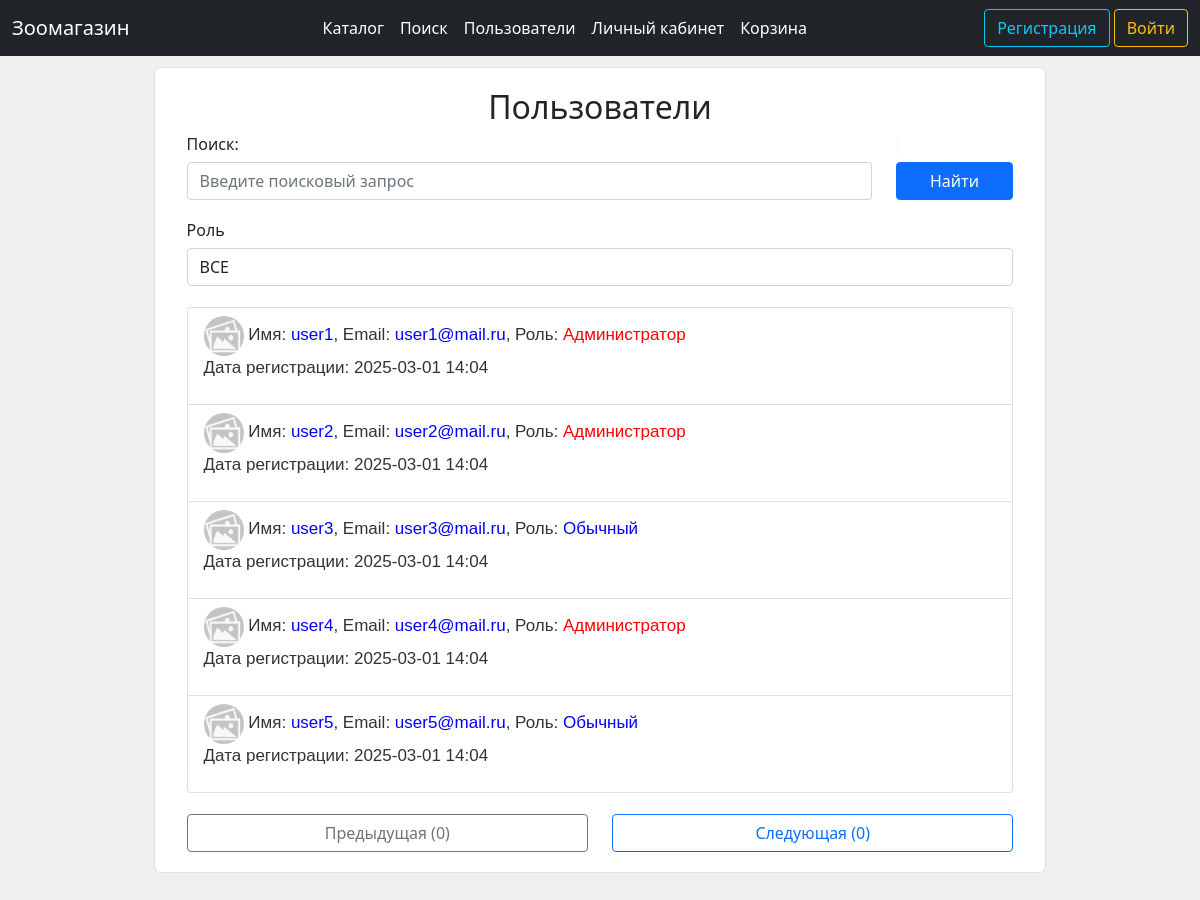
/search_users, run on an earlier commit of the app's database.
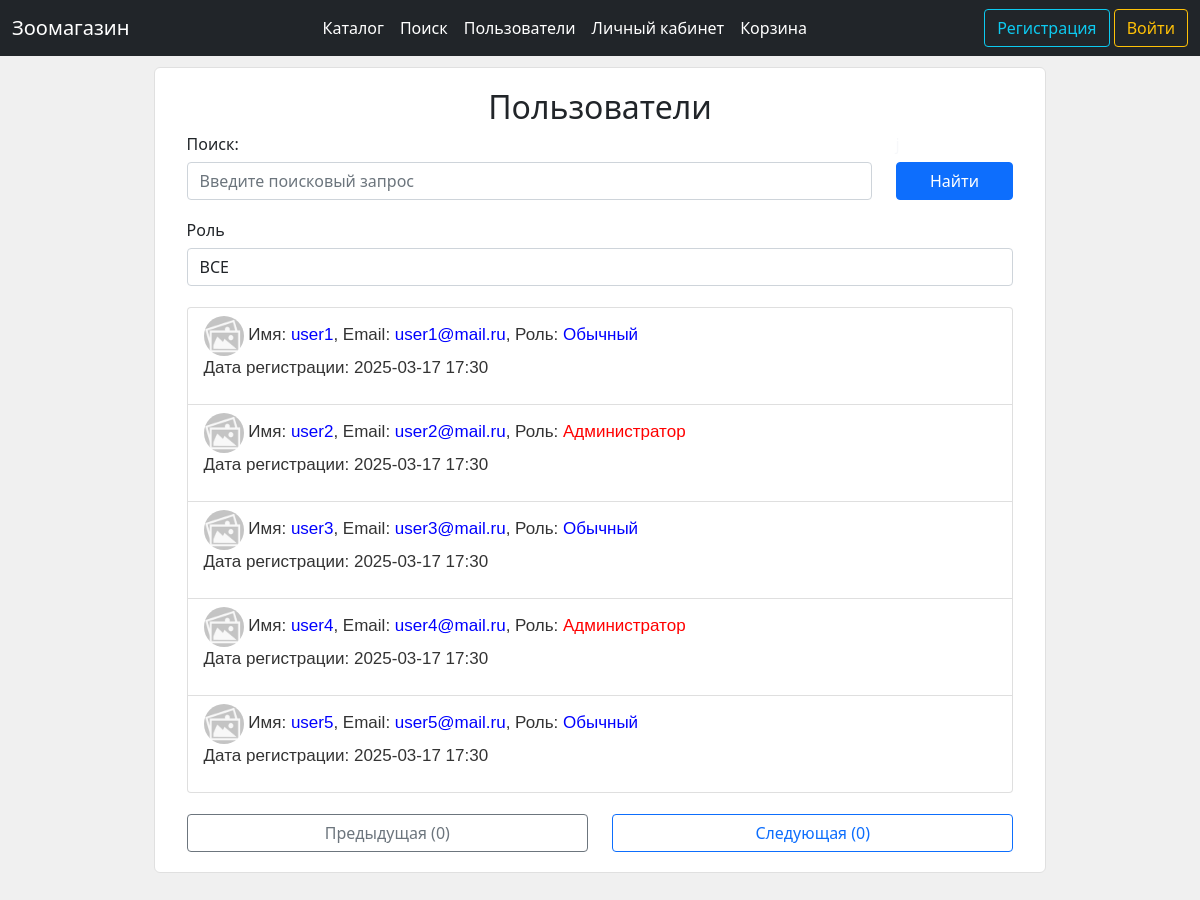
And on a later commit of the database.
### data/user.py (models this page shows, shortened)
class User(SqlAlchemyBase, UserMixin, SerializerMixin):
    __tablename__ = 'users'
    id = sqlalchemy.Column(
        sqlalchemy.Integer, autoincrement=True,
        primary_key=True, nullable=False)
    name = sqlalchemy.Column(sqlalchemy.String, nullable=False)
    email = sqlalchemy.Column(
        sqlalchemy.String, index=True, unique=True, nullable=True)
    hashed_password = sqlalchemy.Column(
        sqlalchemy.String, nullable=False)
    role_id = sqlalchemy.Column(
        sqlalchemy.Integer, sqlalchemy.ForeignKey('roles.id'), default=2)
    balance = sqlalchemy.Column(sqlalchemy.Integer, default=0)
    about = sqlalchemy.Column(
        sqlalchemy.String,
        default="Это описание профиля пользователя. Здесь можно указать интересы и другую информацию.")
    profile_img_path = sqlalchemy.Column(sqlalchemy.String, default='static/imgs/noimg.jpg')
    time = sqlalchemy.Column(sqlalchemy.DateTime, default=datetime.now)
    role = orm.relation('Role')

### main.py (the view)
@app.route("/search_users", methods=['GET', 'POST'])
def search_users():
    form = UserSearchForm()
    session = db_session.create_session()
    search_request = str(form.search.data).lower() if form.search.data else ''
    if form.role.data and int(form.role.data):
        users = session.query(User).filter(User.role_id == int(form.role.data))
    else:
        users = session.query(User).all()
    filtered_users = [
        user for user in users
        if search_request in user.email.lower() or search_request in user.name.lower()
    ]
    return render_template('user_search.html', form=form,
                           users=filtered_users)

### forms/usersearchform.py
class UserSearchForm(FlaskForm):
    search = StringField('Поиск:')
    role = SelectField('Роль', choices=choices)
    submit = SubmitField('Найти')

### data/db_session.py (called while the page is built)
def create_session() -> Session:
    global __factory
    return __factory()

### templates/user_search.html (shortened to what this page needs)
{% extends "base.html" %}
{% block content %}
<div style="margin: 10%;margin-top: 1%;padding: 20px;font-size: 14px;background-color: #fff;border: 1px solid #e0e0e0;border-radius: 6px 6px 6px 6px;">
    <h2 style="text-align: center;">Пользователи</h2>
    <form action="" method="post">
        <div class="container">
            <div class="row">
                <div class="col">
                    <h6>{{ form.search.label }}</h6>
                    {{ form.search(class="form-control", placeholder="Введите поисковый запрос") }}
                </div>
                <div class="col-2">
                    <h6 style="color:#F7F8FA">j</h6>
                    {{ form.submit(type="submit", class="btn btn-primary", style="width: 100%;") }}
                </div>
            </div><br>
            <div class="row">
                <div class="col">
                    <h6>{{ form.role.label }}</h6>
                    {{ form.role(class="form-control") }}<br>
                </div>
            </div>
            <div class="row">
                <div class="col">
                    <div class="list-group">
                        {% for user in users %}
                        <a href="/profile/{{ user.id }}" class="list-group-item list-group-item-action">
                            <div style="font-size: 17px;line-height: 24px;font-weight: 400;font-family: Helvetica,Arial,sans-serif;color: #333;word-break: break-word;">
                                <img src="/{{ user.profile_img_path }}" width="40" height="40" style="border-radius: 100px;" onerror="this.src='/static/imgs/noimg.jpg'; this.alt='noimg.jpg';">
                                {% if user.role_id == 1 %}
                                <span>Имя: <span style="color: blue">{{ user.name }}</span>, Email: <span style="color: blue">{{ user.email }}</span>, Роль: <span style="color: red">Администратор</span></span>
                                {% else %}
                                <span>Имя: <span style="color: blue">{{ user.name }}</span>, Email: <span style="color: blue">{{ user.email }}</span>, Роль: <span style="color: blue">Обычный</span></span>
                                {% endif %}
                                <p>Дата регистрации: {{ user.time.strftime("%Y-%m-%d %H:%M") }}</p>
                            </div>
                        </a>
                        {% endfor %}
                    </div>
                </div>
            </div><br>
            <div class="row">
                <div class="col">
                    <a class="btn btn-outline-secondary" href="/search_users" style="width:100%;">
                        Предыдущая (0)
                    </a>
                </div>
                <div class="col">
                    <a class="btn btn-outline-primary" href="/search_users" style="width:100%;">
                        Следующая (0)
                    </a>
                </div>
            </div>
        </div>
    </form>
</div>
{% endblock %}

### templates/base.html (shortened to what this page needs)
<!DOCTYPE html>
<html>
<head>
    <link href="https://cdn.jsdelivr.net/npm/bootstrap@5.0.0-beta1/dist/css/bootstrap.min.css"
          rel="stylesheet"
>
    {% set base_title = "Зоомагазин" %}
</head>
<body>
    <header>
        <nav class="navbar navbar-expand-lg navbar-dark bg-dark">
            <div class="container-fluid">
                <a class="navbar-brand" href="/">{{ base_title }}</a>
                <div class="collapse navbar-collapse" id="navbarSupportedContent">
                    <ul class="navbar-nav me-auto my-2 my-lg-0 navbar-nav-scroll" style="margin-left: auto;margin-right: auto;--bs-scroll-height: 100px;">
                      <li class="nav-item">
                        <a class="nav-link active" aria-current="page" href="/">Каталог</a>
                      </li>
                      <li class="nav-item">
                        <a class="nav-link active" href="/search_products">Поиск</a>
                      </li>
                      <li class="nav-item">
                        <a class="nav-link active" href="/search_users">Пользователи</a>
                      </li>
                      <li class="nav-item">
                        <a class="nav-link active" href="/user_page">Личный кабинет</a>
                      </li>
                      <li class="nav-item">
                        <a class="nav-link active" href="/to_cart">Корзина</a>
                      </li>
                    </ul>
                    <form class="d-flex">
                        {% if current_user.is_authenticated %}
                        <div class="btn-group"><div>
                            <button type="button" class="btn btn-outline-primary dropdown-toggle" data-bs-toggle="dropdown" data-bs-display="static" aria-expanded="false">
                              <img src="/{{ current_user.profile_img_path }}" width="22" height="22" style="border-radius: 100px;" onerror="this.src='/static/imgs/noimg.jpg'; this.alt='noimg.jpg';">
                              {{ current_user.name }}
                            </button>
                            <ul class="dropdown-menu dropdown-menu-lg-end">
                                <li><a class="dropdown-item" type="button" href="/profile/{{ current_user.id }}">
                                    <svg xmlns="http://www.w3.org/2000/svg" width="16" height="16" fill="currentColor" class="bi bi-person-fill" viewBox="0 0 16 16">
                                        <path d="M3 14s-1 0-1-1 1-4 6-4 6 3 6 4-1 1-1 1H3zm5-6a3 3 0 1 0 0-6 3 3 0 0 0 0 6z"/>
                                    </svg>
                                    Профиль
                                </a></li>
                                <li><a class="dropdown-item" type="button" href="/edit_profile/{{ current_user.id }}">
                                    <svg xmlns="http://www.w3.org/2000/svg" width="16" height="16" fill="currentColor" class="bi bi-person-bounding-box" viewBox="0 0 16 16">
                                        <path d="M1.5 1a.5.5 0 0 0-.5.5v3a.5.5 0 0 1-1 0v-3A1.5 1.5 0 0 1 1.5 0h3a.5.5 0 0 1 0 1h-3zM11 .5a.5.5 0 0 1 .5-.5h3A1.5 1.5 0 0 1 16 1.5v3a.5.5 0 0 1-1 0v-3a.5.5 0 0 0-.5-.5h-3a.5.5 0 0 1-.5-.5zM.5 11a.5.5 0 0 1 .5.5v3a.5.5 0 0 0 .5.5h3a.5.5 0 0 1 0 1h-3A1.5 1.5 0 0 1 0 14.5v-3a.5.5 0 0 1 .5-.5zm15 0a.5.5 0 0 1 .5.5v3a1.5 1.5 0 0 1-1.5 1.5h-3a.5.5 0 0 1 0-1h3a.5.5 0 0 0 .5-.5v-3a.5.5 0 0 1 .5-.5z"/>
                                        <path d="M3 14s-1 0-1-1 1-4 6-4 6 3 6 4-1 1-1 1H3zm8-9a3 3 0 1 1-6 0 3 3 0 0 1 6 0z"/>
                                    </svg>
                                    Редактировать профиль
                                </a></li>
                                <li><a class="dropdown-item" type="button" href="/to_cart">
                                    <svg xmlns="http://www.w3.org/2000/svg" width="16" height="16" fill="currentColor" class="bi bi-journal-text" viewBox="0 0 16 16">
                                        <path d="M5 10.5a.5.5 0 0 1 .5-.5h2a.5.5 0 0 1 0 1h-2a.5.5 0 0 1-.5-.5zm0-2a.5.5 0 0 1 .5-.5h5a.5.5 0 0 1 0 1h-5a.5.5 0 0 1-.5-.5zm0-2a.5.5 0 0 1 .5-.5h5a.5.5 0 0 1 0 1h-5a.5.5 0 0 1-.5-.5zm0-2a.5.5 0 0 1 .5-.5h5a.5.5 0 0 1 0 1h-5a.5.5 0 0 1-.5-.5z"/>
                                        <path d="M3 0h10a2 2 0 0 1 2 2v12a2 2 0 0 1-2 2H3a2 2 0 0 1-2-2v-1h1v1a1 1 0 0 0 1 1h10a1 1 0 0 0 1-1V2a1 1 0 0 0-1-1H3a1 1 0 0 0-1 1v1H1V2a2 2 0 0 1 2-2z"/>
                                        <path d="M1 5v-.5a.5.5 0 0 1 1 0V5h.5a.5.5 0 0 1 0 1h-2a.5.5 0 0 1 0-1H1zm0 3v-.5a.5.5 0 0 1 1 0V8h.5a.5.5 0 0 1 0 1h-2a.5.5 0 0 1 0-1H1zm0 3v-.5a.5.5 0 0 1 1 0v.5h.5a.5.5 0 0 1 0 1h-2a.5.5 0 0 1 0-1H1z"/>
                                    </svg>
                                    Моя корзина
                                </a></li>
                                <li><a class="dropdown-item" type="button" href="/user_orders">
                                    <svg xmlns="http://www.w3.org/2000/svg" width="16" height="16" fill="currentColor" class="bi bi-journal-text" viewBox="0 0 16 16">
                                        <path d="M5 10.5a.5.5 0 0 1 .5-.5h2a.5.5 0 0 1 0 1h-2a.5.5 0 0 1-.5-.5zm0-2a.5.5 0 0 1 .5-.5h5a.5.5 0 0 1 0 1h-5a.5.5 0 0 1-.5-.5zm0-2a.5.5 0 0 1 .5-.5h5a.5.5 0 0 1 0 1h-5a.5.5 0 0 1-.5-.5zm0-2a.5.5 0 0 1 .5-.5h5a.5.5 0 0 1 0 1h-5a.5.5 0 0 1-.5-.5z"/>
                                        <path d="M3 0h10a2 2 0 0 1 2 2v12a2 2 0 0 1-2 2H3a2 2 0 0 1-2-2v-1h1v1a1 1 0 0 0 1 1h10a1 1 0 0 0 1-1V2a1 1 0 0 0-1-1H3a1 1 0 0 0-1 1v1H1V2a2 2 0 0 1 2-2z"/>
                                        <path d="M1 5v-.5a.5.5 0 0 1 1 0V5h.5a.5.5 0 0 1 0 1h-2a.5.5 0 0 1 0-1H1zm0 3v-.5a.5.5 0 0 1 1 0V8h.5a.5.5 0 0 1 0 1h-2a.5.5 0 0 1 0-1H1zm0 3v-.5a.5.5 0 0 1 1 0v.5h.5a.5.5 0 0 1 0 1h-2a.5.5 0 0 1 0-1H1z"/>
                                    </svg>
                                    Мои заказы
                                </a></li>
                                <li><a class="btn btn-outline-warning header-btn dropdown-item" type="button" href="/logout">
                                    <svg xmlns="http://www.w3.org/2000/svg" width="16" height="16" fill="currentColor" class="bi bi-reply-fill" viewBox="0 0 16 16">
                                        <path d="M5.921 11.9L1.353 8.62a.719.719 0 0 1 0-1.238L5.921 4.1A.716.716 0 0 1 7 4.719V6c1.5 0 6 0 7 8-2.5-4.5-7-4-7-4v1.281c0 .56-.606.898-1.079.62z"/>
                                    </svg>
                                    Выйти из аккаунта
                                </a></li>
                            </ul>
                        </div></div>
                        {% else %}
                        <div>
                            <a class="btn btn-outline-info" href="/register">Регистрация</a>
                            <a class="btn btn-outline-warning" href="/login">Войти</a>
                        </div>
                        {% endif %}
                    </form>
                </div>
            </div>
        </nav>
    </header>
    <main role="main" class="container">
        {% block content %}{% endblock %}
    </main>
</body>
</html>

### templates/base.html (style rules this page uses)
body { background-color: #f0f0f0; }

What changed in the data, as far as the page shows it:
changed User "user1": time "2025-03-01 14:04" → "2025-03-17 17:30"; role_id "Администратор" → "Обычный"
changed User "user2": time "2025-03-01 14:04" → "2025-03-17 17:30"
changed User "user3": time "2025-03-01 14:04" → "2025-03-17 17:30"
changed User "user4": time "2025-03-01 14:04" → "2025-03-17 17:30"
changed User "user5": time "2025-03-01 14:04" → "2025-03-17 17:30"
